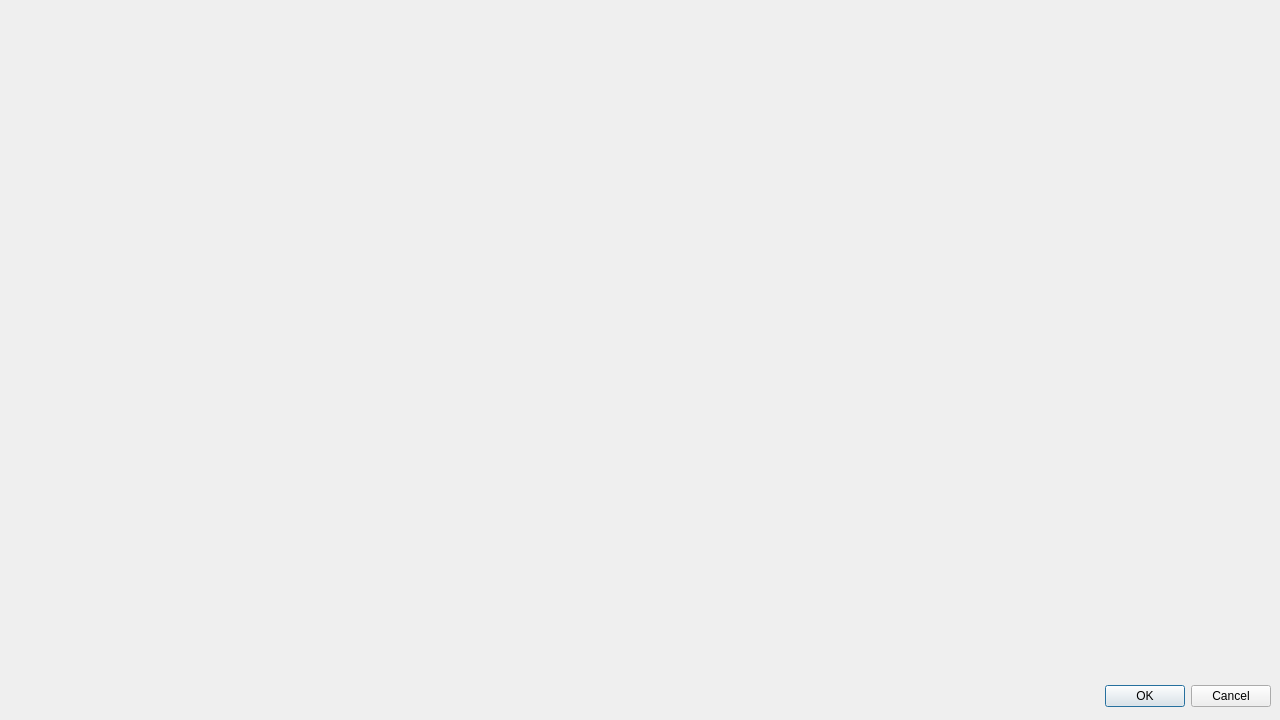
<?xml version="1.0" encoding="UTF-8"?>
<ui version="4.0">
 <class>Dialog</class>
 <widget class="QDialog" name="Dialog">
  <property name="geometry">
   <rect>
    <x>0</x>
    <y>0</y>
    <width>1280</width>
    <height>720</height>
   </rect>
  </property>
  <property name="windowTitle">
   <string>Dialog</string>
  </property>
  <widget class="QDialogButtonBox" name="buttonBox">
   <property name="enabled">
    <bool>true</bool>
   </property>
   <property name="geometry">
    <rect>
     <x>930</x>
     <y>680</y>
     <width>341</width>
     <height>32</height>
    </rect>
   </property>
   <property name="orientation">
    <enum>Qt::Orientation::Horizontal</enum>
   </property>
   <property name="standardButtons">
    <set>QDialogButtonBox::StandardButton::Cancel|QDialogButtonBox::StandardButton::Ok</set>
   </property>
  </widget>
 </widget>
 <resources/>
 <connections>
  <connection>
   <sender>buttonBox</sender>
   <signal>accepted()</signal>
   <receiver>Dialog</receiver>
   <slot>accept()</slot>
   <hints>
    <hint type="sourcelabel">
     <x>248</x>
     <y>254</y>
    </hint>
    <hint type="destinationlabel">
     <x>157</x>
     <y>274</y>
    </hint>
   </hints>
  </connection>
  <connection>
   <sender>buttonBox</sender>
   <signal>rejected()</signal>
   <receiver>Dialog</receiver>
   <slot>reject()</slot>
   <hints>
    <hint type="sourcelabel">
     <x>316</x>
     <y>260</y>
    </hint>
    <hint type="destinationlabel">
     <x>286</x>
     <y>274</y>
    </hint>
   </hints>
  </connection>
 </connections>
</ui>
